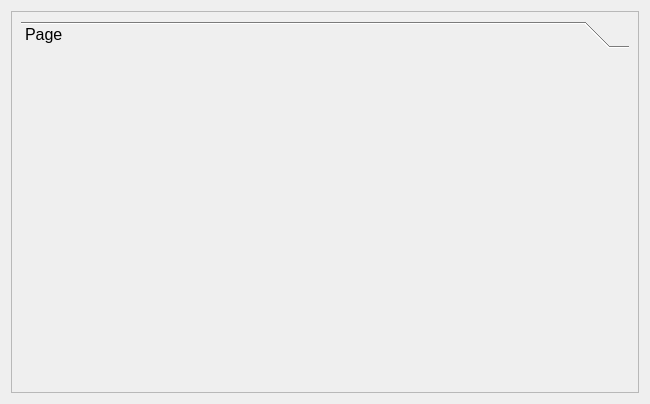
<?xml version="1.0" encoding="UTF-8"?>
<ui version="4.0">
 <class>RemindersWidget</class>
 <widget class="QWidget" name="RemindersWidget">
  <property name="geometry">
   <rect>
    <x>0</x>
    <y>0</y>
    <width>650</width>
    <height>404</height>
   </rect>
  </property>
  <property name="windowTitle">
   <string>Reminders</string>
  </property>
  <layout class="QGridLayout" name="gridLayout">
   <item row="0" column="0">
    <widget class="QScrollArea" name="scrollArea">
     <property name="verticalScrollBarPolicy">
      <enum>Qt::ScrollBarAsNeeded</enum>
     </property>
     <property name="sizeAdjustPolicy">
      <enum>QAbstractScrollArea::AdjustToContentsOnFirstShow</enum>
     </property>
     <property name="widgetResizable">
      <bool>true</bool>
     </property>
     <widget class="QWidget" name="scrollAreaWidgetContents">
      <property name="geometry">
       <rect>
        <x>0</x>
        <y>0</y>
        <width>630</width>
        <height>384</height>
       </rect>
      </property>
      <layout class="QVBoxLayout" name="verticalLayout">
       <item>
        <widget class="QToolBox" name="toolBox">
         <property name="font">
          <font>
           <pointsize>12</pointsize>
          </font>
         </property>
         <property name="currentIndex">
          <number>0</number>
         </property>
         <widget class="QWidget" name="page_7">
          <property name="geometry">
           <rect>
            <x>0</x>
            <y>0</y>
            <width>612</width>
            <height>333</height>
           </rect>
          </property>
          <attribute name="label">
           <string>Page</string>
          </attribute>
         </widget>
        </widget>
       </item>
      </layout>
     </widget>
    </widget>
   </item>
  </layout>
 </widget>
 <resources/>
 <connections/>
</ui>
